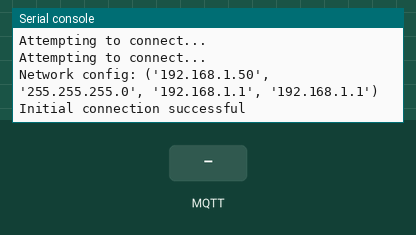
Bench run of a program on a simulated ESP32 board running MicroPython. Shown: the last lines printed to the serial console. Inputs (shaded band) come from the test bench. WiFi joins after 1.5 s; no MQTT or app messages arrive unless stated; the clock reads 2024-03-15 10:24:30 at power-on unless the program sets it; library files of the repository ran but are not shown: mqtt.py.

Above: at 3.3 s.
3.4 s: MQTT message "1" arrives on the first subscribed topic
At 4.3 s:
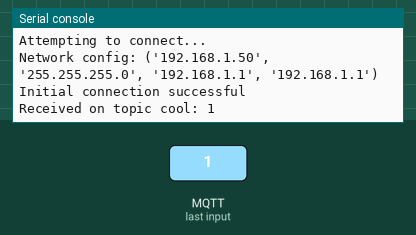
4.9 s: MQTT message "on" arrives on the first subscribed topic
At 5.4 s:
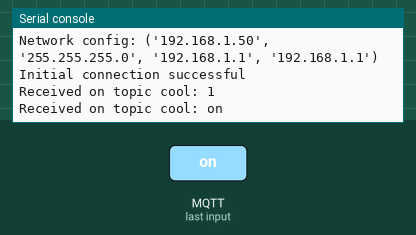
6.4 s: MQTT message "off" arrives on the first subscribed topic
At 7.8 s:
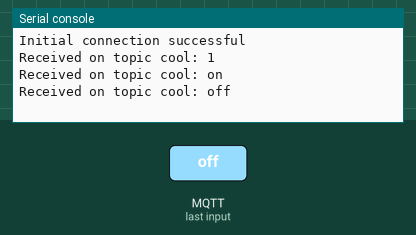

Measured:
- after the input at 3.4 s, the serial console: prints a new line at once (image 1)
- after the input at 4.9 s, the serial console: prints a new line at once (image 2)
- after the input at 6.4 s, the serial console: prints a new line at once (image 3)

The program:

main.py
```python
from machine import ADC, Pin
import lib.wifi as wifi
import time
from lib.mqtt import MQTTService


# 网络连接
def network_connect():
    # 连接wifi
    wifi.connect("COOL", "666123456")


# mqtt消息
def mqtt_connect():
    mqtt_service = MQTTService(
        server="192.168.0.119",
        client_id="cool_123",
        message_handler=mqtt_message_handler,
    )
    mqtt_service.connect()  # 连接到MQTT服务器
    mqtt_service.subscribe("cool")  # 订阅主题"cool"
    while True:
        mqtt_service.check_messages()  # 检查是否有消息到达


# mqtt消息处理
def mqtt_message_handler(topic, msg):
    print("Received on topic {}: {}".format(topic.decode(), msg.decode()))


# 录音
def mic_record():
    # 配置ADC引脚
    adc = ADC(Pin(35))  # GPIO35 (ADC1 channel 0)
    adc.width(ADC.WIDTH_12BIT)
    adc.atten(ADC.ATTN_11DB)

    # 录音参数
    SAMPLE_RATE = 16000  # 采样率 16kHz
    while True:
        data = adc.read()
        binary_data = bin(data)  # 将读取到的值转换为二进制
        print(binary_data)
        time.sleep(1 / SAMPLE_RATE)


# 主函数
if __name__ == "__main__":
    # 连接网络
    network_connect()
    # 连接MQTT服务器
    mqtt_connect()
    # 录音
    mic_record()
```

wifi.py
```python
import network  # 导入网络模块
import time  # 导入时间模块


# 连接到指定的WiFi网络
# ssid 是WiFi的名称
# password 是WiFi的密码
# timeout 是连接超时时间，默认为10秒
def connect(ssid, password, timeout=10):
    wlan = network.WLAN(network.STA_IF)  # 创建一个 WLAN 对象，用于 STA 模式
    wlan.active(True)  # 激活 WLAN 接口

    def attempt_connect():
        if not wlan.isconnected():  # 如果没有连接到WiFi
            print("Connecting to network...")  # 打印连接提示信息
            wlan.connect(ssid, password)  # 连接到指定的WiFi网络
            start_time = time.time()  # 记录开始连接的时间
            while not wlan.isconnected():  # 循环检查是否已连接
                if time.time() - start_time > timeout:  # 如果连接时间超过了超时时间
                    print("Connection timed out")  # 打印连接超时提示信息
                    return False  # 返回 False 表示连接失败
                print("Attempting to connect...")
                time.sleep(1)  # 等待一秒钟再检查连接状态
        print("Network config:", wlan.ifconfig())  # 打印网络配置
        return True  # 返回 True 表示连接成功

    # 初次连接尝试
    if attempt_connect():
        print("Initial connection successful")
    else:
        print("Initial connection failed, retrying...")
```
